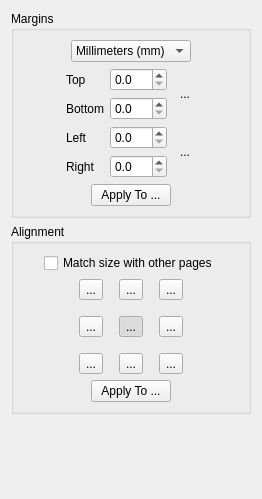
<?xml version="1.0" encoding="UTF-8"?>
<ui version="4.0">
 <class>PageLayoutOptionsWidget</class>
 <widget class="QWidget" name="PageLayoutOptionsWidget">
  <property name="geometry">
   <rect>
    <x>0</x>
    <y>0</y>
    <width>262</width>
    <height>499</height>
   </rect>
  </property>
  <property name="windowTitle">
   <string>Form</string>
  </property>
  <layout class="QVBoxLayout" name="verticalLayout_3">
   <item>
    <widget class="QGroupBox" name="marginsGroup">
     <property name="title">
      <string>Margins</string>
     </property>
     <layout class="QVBoxLayout" name="verticalLayout">
      <item>
       <layout class="QHBoxLayout" name="horizontalLayout">
        <item>
         <spacer name="horizontalSpacer_4">
          <property name="orientation">
           <enum>Qt::Horizontal</enum>
          </property>
          <property name="sizeHint" stdset="0">
           <size>
            <width>1</width>
            <height>1</height>
           </size>
          </property>
         </spacer>
        </item>
        <item>
         <widget class="QComboBox" name="unitsComboBox">
          <item>
           <property name="text">
            <string>Millimeters (mm)</string>
           </property>
          </item>
          <item>
           <property name="text">
            <string>Inches (in)</string>
           </property>
          </item>
         </widget>
        </item>
        <item>
         <spacer name="horizontalSpacer_2">
          <property name="orientation">
           <enum>Qt::Horizontal</enum>
          </property>
          <property name="sizeHint" stdset="0">
           <size>
            <width>1</width>
            <height>1</height>
           </size>
          </property>
         </spacer>
        </item>
       </layout>
      </item>
      <item>
       <layout class="QHBoxLayout" name="horizontalLayout_2">
        <item>
         <spacer name="horizontalSpacer_3">
          <property name="orientation">
           <enum>Qt::Horizontal</enum>
          </property>
          <property name="sizeHint" stdset="0">
           <size>
            <width>1</width>
            <height>1</height>
           </size>
          </property>
         </spacer>
        </item>
        <item>
         <layout class="QGridLayout" name="gridLayout">
          <item row="0" column="0">
           <widget class="QLabel" name="label">
            <property name="text">
             <string>Top</string>
            </property>
           </widget>
          </item>
          <item row="0" column="2" rowspan="2">
           <widget class="QToolButton" name="topBottomLink">
            <property name="minimumSize">
             <size>
              <width>24</width>
              <height>48</height>
             </size>
            </property>
            <property name="text">
             <string>...</string>
            </property>
            <property name="icon">
             <iconset resource="../../../resources/resources.qrc">
              <normaloff>:/icons/stock-vchain-broken-24.png</normaloff>
              <normalon>:/icons/stock-vchain-24.png</normalon>:/icons/stock-vchain-broken-24.png</iconset>
            </property>
            <property name="iconSize">
             <size>
              <width>9</width>
              <height>24</height>
             </size>
            </property>
            <property name="autoRaise">
             <bool>true</bool>
            </property>
           </widget>
          </item>
          <item row="1" column="0">
           <widget class="QLabel" name="label_2">
            <property name="text">
             <string>Bottom</string>
            </property>
           </widget>
          </item>
          <item row="1" column="1">
           <widget class="QDoubleSpinBox" name="bottomMarginSpinBox">
            <property name="decimals">
             <number>1</number>
            </property>
            <property name="maximum">
             <double>999.000000000000000</double>
            </property>
           </widget>
          </item>
          <item row="2" column="0">
           <widget class="QLabel" name="label_3">
            <property name="text">
             <string>Left</string>
            </property>
           </widget>
          </item>
          <item row="2" column="1">
           <widget class="QDoubleSpinBox" name="leftMarginSpinBox">
            <property name="decimals">
             <number>1</number>
            </property>
            <property name="maximum">
             <double>999.000000000000000</double>
            </property>
           </widget>
          </item>
          <item row="2" column="2" rowspan="2">
           <widget class="QToolButton" name="leftRightLink">
            <property name="minimumSize">
             <size>
              <width>24</width>
              <height>48</height>
             </size>
            </property>
            <property name="text">
             <string>...</string>
            </property>
            <property name="icon">
             <iconset resource="../../../resources/resources.qrc">
              <normaloff>:/icons/stock-vchain-broken-24.png</normaloff>
              <normalon>:/icons/stock-vchain-24.png</normalon>:/icons/stock-vchain-broken-24.png</iconset>
            </property>
            <property name="iconSize">
             <size>
              <width>9</width>
              <height>24</height>
             </size>
            </property>
            <property name="checked">
             <bool>false</bool>
            </property>
            <property name="autoRaise">
             <bool>true</bool>
            </property>
           </widget>
          </item>
          <item row="3" column="0">
           <widget class="QLabel" name="label_4">
            <property name="text">
             <string>Right</string>
            </property>
           </widget>
          </item>
          <item row="3" column="1">
           <widget class="QDoubleSpinBox" name="rightMarginSpinBox">
            <property name="decimals">
             <number>1</number>
            </property>
            <property name="maximum">
             <double>999.000000000000000</double>
            </property>
           </widget>
          </item>
          <item row="0" column="1">
           <widget class="QDoubleSpinBox" name="topMarginSpinBox">
            <property name="decimals">
             <number>1</number>
            </property>
            <property name="maximum">
             <double>999.000000000000000</double>
            </property>
           </widget>
          </item>
         </layout>
        </item>
        <item>
         <spacer name="horizontalSpacer">
          <property name="orientation">
           <enum>Qt::Horizontal</enum>
          </property>
          <property name="sizeHint" stdset="0">
           <size>
            <width>1</width>
            <height>1</height>
           </size>
          </property>
         </spacer>
        </item>
       </layout>
      </item>
      <item>
       <layout class="QHBoxLayout" name="horizontalLayout_5">
        <item>
         <spacer name="horizontalSpacer_9">
          <property name="orientation">
           <enum>Qt::Horizontal</enum>
          </property>
          <property name="sizeHint" stdset="0">
           <size>
            <width>1</width>
            <height>1</height>
           </size>
          </property>
         </spacer>
        </item>
        <item>
         <widget class="QPushButton" name="applyMarginsBtn">
          <property name="text">
           <string>Apply To ...</string>
          </property>
         </widget>
        </item>
        <item>
         <spacer name="horizontalSpacer_10">
          <property name="orientation">
           <enum>Qt::Horizontal</enum>
          </property>
          <property name="sizeHint" stdset="0">
           <size>
            <width>1</width>
            <height>1</height>
           </size>
          </property>
         </spacer>
        </item>
       </layout>
      </item>
     </layout>
    </widget>
   </item>
   <item>
    <widget class="QGroupBox" name="alignmentGroup">
     <property name="title">
      <string>Alignment</string>
     </property>
     <layout class="QVBoxLayout" name="verticalLayout_2">
      <item>
       <layout class="QHBoxLayout" name="horizontalLayout_3">
        <property name="spacing">
         <number>0</number>
        </property>
        <item>
         <spacer name="horizontalSpacer_7">
          <property name="orientation">
           <enum>Qt::Horizontal</enum>
          </property>
          <property name="sizeHint" stdset="0">
           <size>
            <width>0</width>
            <height>0</height>
           </size>
          </property>
         </spacer>
        </item>
        <item>
         <widget class="QCheckBox" name="alignWithOthersCB">
          <property name="text">
           <string>Match size with other pages</string>
          </property>
          <property name="checked">
           <bool>false</bool>
          </property>
         </widget>
        </item>
        <item>
         <spacer name="horizontalSpacer_8">
          <property name="orientation">
           <enum>Qt::Horizontal</enum>
          </property>
          <property name="sizeHint" stdset="0">
           <size>
            <width>0</width>
            <height>0</height>
           </size>
          </property>
         </spacer>
        </item>
       </layout>
      </item>
      <item>
       <layout class="QHBoxLayout" name="horizontalLayout_4">
        <item>
         <spacer name="horizontalSpacer_6">
          <property name="orientation">
           <enum>Qt::Horizontal</enum>
          </property>
          <property name="sizeHint" stdset="0">
           <size>
            <width>1</width>
            <height>1</height>
           </size>
          </property>
         </spacer>
        </item>
        <item>
         <layout class="QGridLayout" name="gridLayout_2">
          <property name="spacing">
           <number>16</number>
          </property>
          <item row="0" column="0">
           <widget class="QToolButton" name="alignTopLeftBtn">
            <property name="text">
             <string>...</string>
            </property>
            <property name="icon">
             <iconset resource="../../../resources/resources.qrc">
              <normaloff>:/icons/stock-gravity-north-west-24.png</normaloff>:/icons/stock-gravity-north-west-24.png</iconset>
            </property>
            <property name="iconSize">
             <size>
              <width>24</width>
              <height>24</height>
             </size>
            </property>
            <property name="checkable">
             <bool>true</bool>
            </property>
            <property name="autoExclusive">
             <bool>true</bool>
            </property>
           </widget>
          </item>
          <item row="0" column="1">
           <widget class="QToolButton" name="alignTopBtn">
            <property name="text">
             <string>...</string>
            </property>
            <property name="icon">
             <iconset resource="../../../resources/resources.qrc">
              <normaloff>:/icons/stock-gravity-north-24.png</normaloff>:/icons/stock-gravity-north-24.png</iconset>
            </property>
            <property name="iconSize">
             <size>
              <width>24</width>
              <height>24</height>
             </size>
            </property>
            <property name="checkable">
             <bool>true</bool>
            </property>
            <property name="autoExclusive">
             <bool>true</bool>
            </property>
           </widget>
          </item>
          <item row="0" column="2">
           <widget class="QToolButton" name="alignTopRightBtn">
            <property name="text">
             <string>...</string>
            </property>
            <property name="icon">
             <iconset resource="../../../resources/resources.qrc">
              <normaloff>:/icons/stock-gravity-north-east-24.png</normaloff>:/icons/stock-gravity-north-east-24.png</iconset>
            </property>
            <property name="iconSize">
             <size>
              <width>24</width>
              <height>24</height>
             </size>
            </property>
            <property name="checkable">
             <bool>true</bool>
            </property>
            <property name="autoExclusive">
             <bool>true</bool>
            </property>
           </widget>
          </item>
          <item row="1" column="0">
           <widget class="QToolButton" name="alignLeftBtn">
            <property name="text">
             <string>...</string>
            </property>
            <property name="icon">
             <iconset resource="../../../resources/resources.qrc">
              <normaloff>:/icons/stock-gravity-west-24.png</normaloff>:/icons/stock-gravity-west-24.png</iconset>
            </property>
            <property name="iconSize">
             <size>
              <width>24</width>
              <height>24</height>
             </size>
            </property>
            <property name="checkable">
             <bool>true</bool>
            </property>
            <property name="autoExclusive">
             <bool>true</bool>
            </property>
           </widget>
          </item>
          <item row="1" column="1">
           <widget class="QToolButton" name="alignCenterBtn">
            <property name="text">
             <string>...</string>
            </property>
            <property name="icon">
             <iconset resource="../../../resources/resources.qrc">
              <normaloff>:/icons/stock-center-24.png</normaloff>:/icons/stock-center-24.png</iconset>
            </property>
            <property name="iconSize">
             <size>
              <width>24</width>
              <height>24</height>
             </size>
            </property>
            <property name="checkable">
             <bool>true</bool>
            </property>
            <property name="checked">
             <bool>true</bool>
            </property>
            <property name="autoExclusive">
             <bool>true</bool>
            </property>
           </widget>
          </item>
          <item row="1" column="2">
           <widget class="QToolButton" name="alignRightBtn">
            <property name="text">
             <string>...</string>
            </property>
            <property name="icon">
             <iconset resource="../../../resources/resources.qrc">
              <normaloff>:/icons/stock-gravity-east-24.png</normaloff>:/icons/stock-gravity-east-24.png</iconset>
            </property>
            <property name="iconSize">
             <size>
              <width>24</width>
              <height>24</height>
             </size>
            </property>
            <property name="checkable">
             <bool>true</bool>
            </property>
            <property name="autoExclusive">
             <bool>true</bool>
            </property>
           </widget>
          </item>
          <item row="2" column="0">
           <widget class="QToolButton" name="alignBottomLeftBtn">
            <property name="text">
             <string>...</string>
            </property>
            <property name="icon">
             <iconset resource="../../../resources/resources.qrc">
              <normaloff>:/icons/stock-gravity-south-west-24.png</normaloff>:/icons/stock-gravity-south-west-24.png</iconset>
            </property>
            <property name="iconSize">
             <size>
              <width>24</width>
              <height>24</height>
             </size>
            </property>
            <property name="checkable">
             <bool>true</bool>
            </property>
            <property name="autoExclusive">
             <bool>true</bool>
            </property>
           </widget>
          </item>
          <item row="2" column="1">
           <widget class="QToolButton" name="alignBottomBtn">
            <property name="text">
             <string>...</string>
            </property>
            <property name="icon">
             <iconset resource="../../../resources/resources.qrc">
              <normaloff>:/icons/stock-gravity-south-24.png</normaloff>:/icons/stock-gravity-south-24.png</iconset>
            </property>
            <property name="iconSize">
             <size>
              <width>24</width>
              <height>24</height>
             </size>
            </property>
            <property name="checkable">
             <bool>true</bool>
            </property>
            <property name="autoExclusive">
             <bool>true</bool>
            </property>
           </widget>
          </item>
          <item row="2" column="2">
           <widget class="QToolButton" name="alignBottomRightBtn">
            <property name="text">
             <string>...</string>
            </property>
            <property name="icon">
             <iconset resource="../../../resources/resources.qrc">
              <normaloff>:/icons/stock-gravity-south-east-24.png</normaloff>:/icons/stock-gravity-south-east-24.png</iconset>
            </property>
            <property name="iconSize">
             <size>
              <width>24</width>
              <height>24</height>
             </size>
            </property>
            <property name="checkable">
             <bool>true</bool>
            </property>
            <property name="autoExclusive">
             <bool>true</bool>
            </property>
           </widget>
          </item>
         </layout>
        </item>
        <item>
         <spacer name="horizontalSpacer_5">
          <property name="orientation">
           <enum>Qt::Horizontal</enum>
          </property>
          <property name="sizeHint" stdset="0">
           <size>
            <width>1</width>
            <height>1</height>
           </size>
          </property>
         </spacer>
        </item>
       </layout>
      </item>
      <item>
       <layout class="QHBoxLayout" name="horizontalLayout_6">
        <item>
         <spacer name="horizontalSpacer_11">
          <property name="orientation">
           <enum>Qt::Horizontal</enum>
          </property>
          <property name="sizeHint" stdset="0">
           <size>
            <width>1</width>
            <height>1</height>
           </size>
          </property>
         </spacer>
        </item>
        <item>
         <widget class="QPushButton" name="applyAlignmentBtn">
          <property name="text">
           <string>Apply To ...</string>
          </property>
         </widget>
        </item>
        <item>
         <spacer name="horizontalSpacer_12">
          <property name="orientation">
           <enum>Qt::Horizontal</enum>
          </property>
          <property name="sizeHint" stdset="0">
           <size>
            <width>1</width>
            <height>1</height>
           </size>
          </property>
         </spacer>
        </item>
       </layout>
      </item>
     </layout>
    </widget>
   </item>
   <item>
    <spacer name="verticalSpacer">
     <property name="orientation">
      <enum>Qt::Vertical</enum>
     </property>
     <property name="sizeHint" stdset="0">
      <size>
       <width>1</width>
       <height>1</height>
      </size>
     </property>
    </spacer>
   </item>
  </layout>
 </widget>
 <tabstops>
  <tabstop>unitsComboBox</tabstop>
  <tabstop>topBottomLink</tabstop>
  <tabstop>topMarginSpinBox</tabstop>
  <tabstop>bottomMarginSpinBox</tabstop>
  <tabstop>leftRightLink</tabstop>
  <tabstop>leftMarginSpinBox</tabstop>
  <tabstop>rightMarginSpinBox</tabstop>
  <tabstop>applyMarginsBtn</tabstop>
  <tabstop>alignWithOthersCB</tabstop>
  <tabstop>alignTopLeftBtn</tabstop>
  <tabstop>alignTopBtn</tabstop>
  <tabstop>alignTopRightBtn</tabstop>
  <tabstop>alignLeftBtn</tabstop>
  <tabstop>alignCenterBtn</tabstop>
  <tabstop>alignRightBtn</tabstop>
  <tabstop>alignBottomLeftBtn</tabstop>
  <tabstop>alignBottomBtn</tabstop>
  <tabstop>alignBottomRightBtn</tabstop>
  <tabstop>applyAlignmentBtn</tabstop>
 </tabstops>
 <resources>
  <include location="../../../resources/resources.qrc"/>
 </resources>
 <connections/>
</ui>
